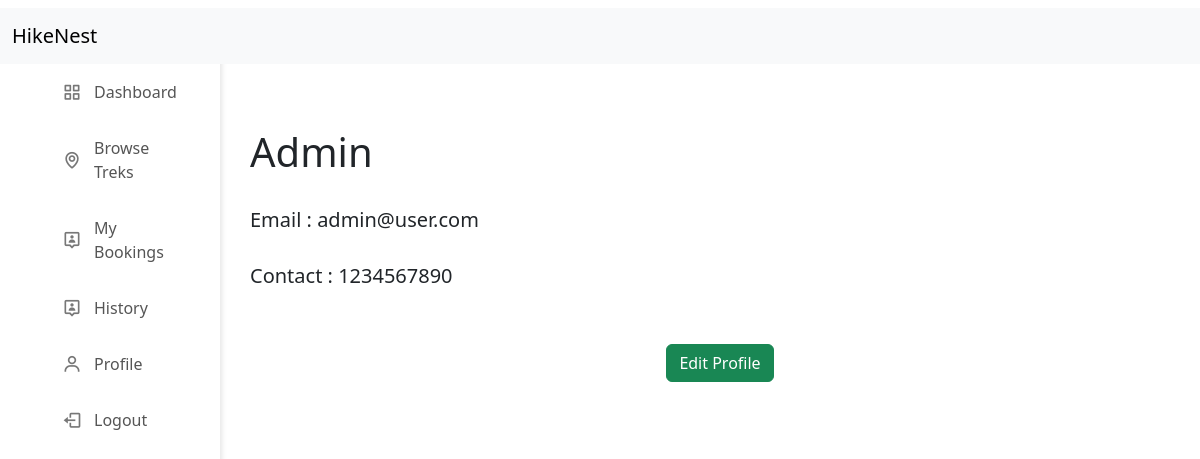
Page /user_profile/1 on the committed database.
### application/models.py (models this page shows)
class User(db.Model):
    __tablename__ = 'user'
    id = db.Column(db.Integer(), primary_key = True, autoincrement = True)
    name = db.Column(db.String(),  nullable = False)
    email = db.Column(db.String(), unique = True, nullable = False)
    phone = db.Column(db.String(10), unique = True, nullable = False)
    password = db.Column(db.String(), nullable = False)
    status = db.Column(db.String(),  nullable = False, default= "Approved")
    bookings = db.relationship("Booking", backref = "user")

### application/controllers.py (the view)
@app.route("/user_profile/<int:user_id>")
def user_profile(user_id):
    this_user = User.query.filter_by(id = user_id).first()
    return render_template("user_profile.html", this_user = this_user)

### templates/user_profile.html (shortened to what this page needs)
<!DOCTYPE html>
<html>
    <head>
        <link rel="stylesheet" href="/static/dashboard.css">
        <link href="https://cdn.jsdelivr.net/npm/bootstrap@5.3.8/dist/css/bootstrap.min.css" rel="stylesheet">
        <link rel="stylesheet" href="https://cdn.jsdelivr.net/npm/boxicons@latest/css/boxicons.min.css">
    </head>
    <body>
        <div class="sidebar">
            <ul class="nav-links">
                <li><a href="/user_dashboard/{{this_user.id}}"><i class="bx bx-grid-alt"></i> Dashboard</a></li>
                <li><a href="/user_trek/{{this_user.id}}"><i class="bx bx-map"></i>Browse Treks</a></li>
                <li><a href="/user_bookings/{{this_user.id}}"><i class="bx bx-user-pin"></i>My Bookings</a></li>
                <li><a href="/user_history/{{this_user.id}}"><i class="bx bx-user-pin"></i>History</a></li>
                <li><a href="/user_profile/{{this_user.id}}"><i class="bx bx-user"></i>Profile</a></li>
                <li><a href="/logout" class="logout"><i class="bx bx-log-out"></i> Logout</a></li>
            </ul>
        </div>
        <div class="navbar" style = "position : fixed;">
            <nav class="navbar bg-body-tertiary" >
                <div class="container-fluid">
                    <a class="navbar-brand">HikeNest</a>
                </div>
            </nav>
        </div><br>
        <div class = "canvas" ><br>
            <h1>{{this_user.name}}</h1><br>
            <h5>Email : {{this_user.email}}</h5><br>
            <h5>Contact : {{this_user.phone}}</h5><br><br>
            <div class="text-center">
                <a href="/user_edit_profile/{{this_user.id}}" class="btn btn-success">Edit Profile</a><br><br>
            </div>
        </div>
    </body>
</html>

### static/dashboard.css (style rules this page uses)
* { margin: 0; padding: 0; box-sizing: border-box; }
body { background-color: #f4f5f7; }
.sidebar { margin-top: 50px; position: fixed; top: 0; left: 0; height: 100%; width: 220px; background-color: #ffffff; box-shadow: 2px 0px 5px rgba(0,0,0,0.1); padding: 20px; }
.nav-links { list-style: none; }
.nav-links li { margin-bottom: 12px; }
.nav-links li a { display: flex; align-items: center; text-decoration: none; color: #555555; font-size: 16px; padding: 10px; border-radius: 6px; }
.nav-links li a i { font-size: 20px; margin-right: 12px; color: #777777; }
.navbar { top: 0; margin-top: 0px; width: 100%; position:fixed; text-decoration: none; }
.canvas { overflow: auto; margin-left: 240px; margin-top: 70px; margin-right: 20px; padding: 10px; width:calc(100% - 240px); height:calc(100vh - 70px); }

### rows in the picture
User: name "Admin", email "admin@user.com", phone "1234567890"
